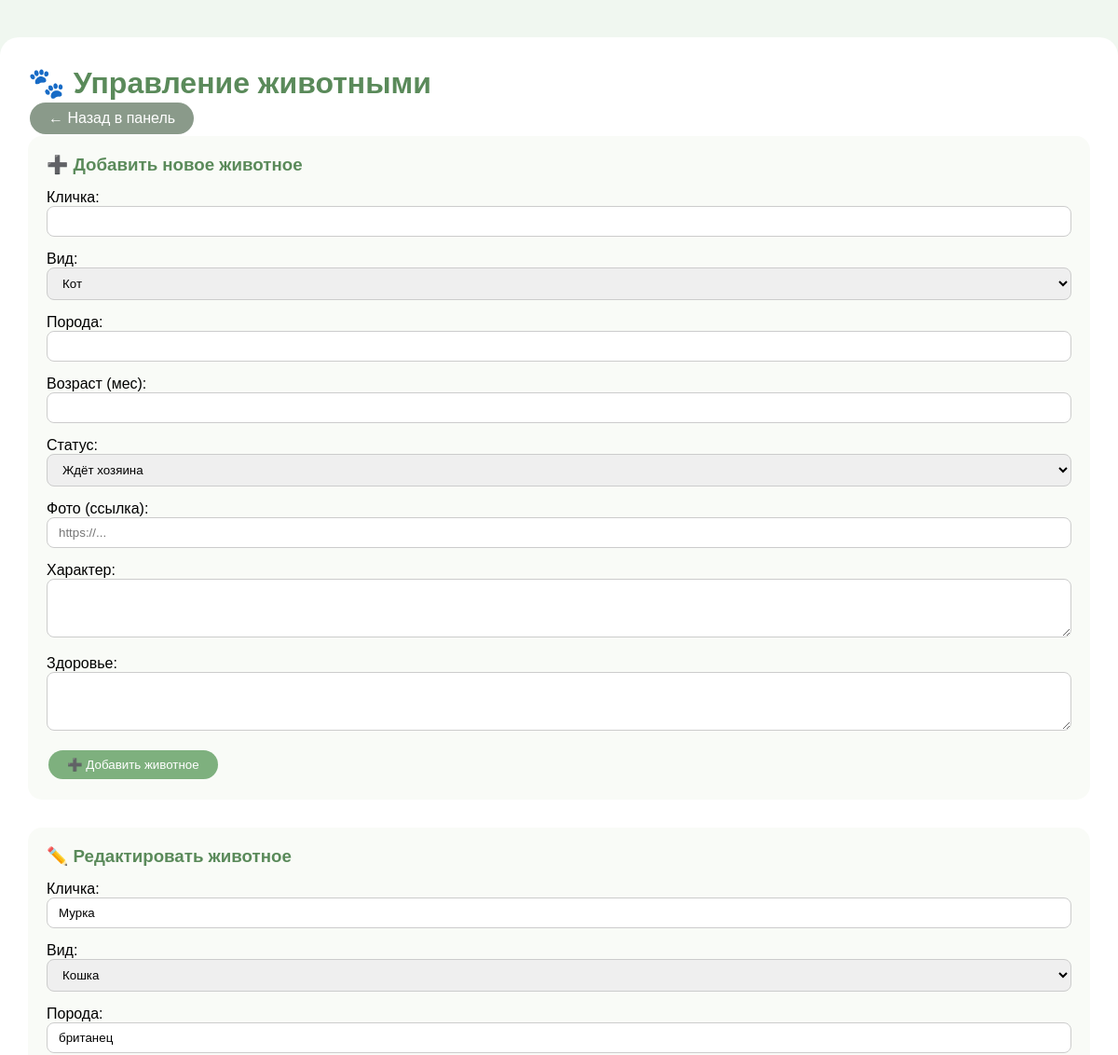
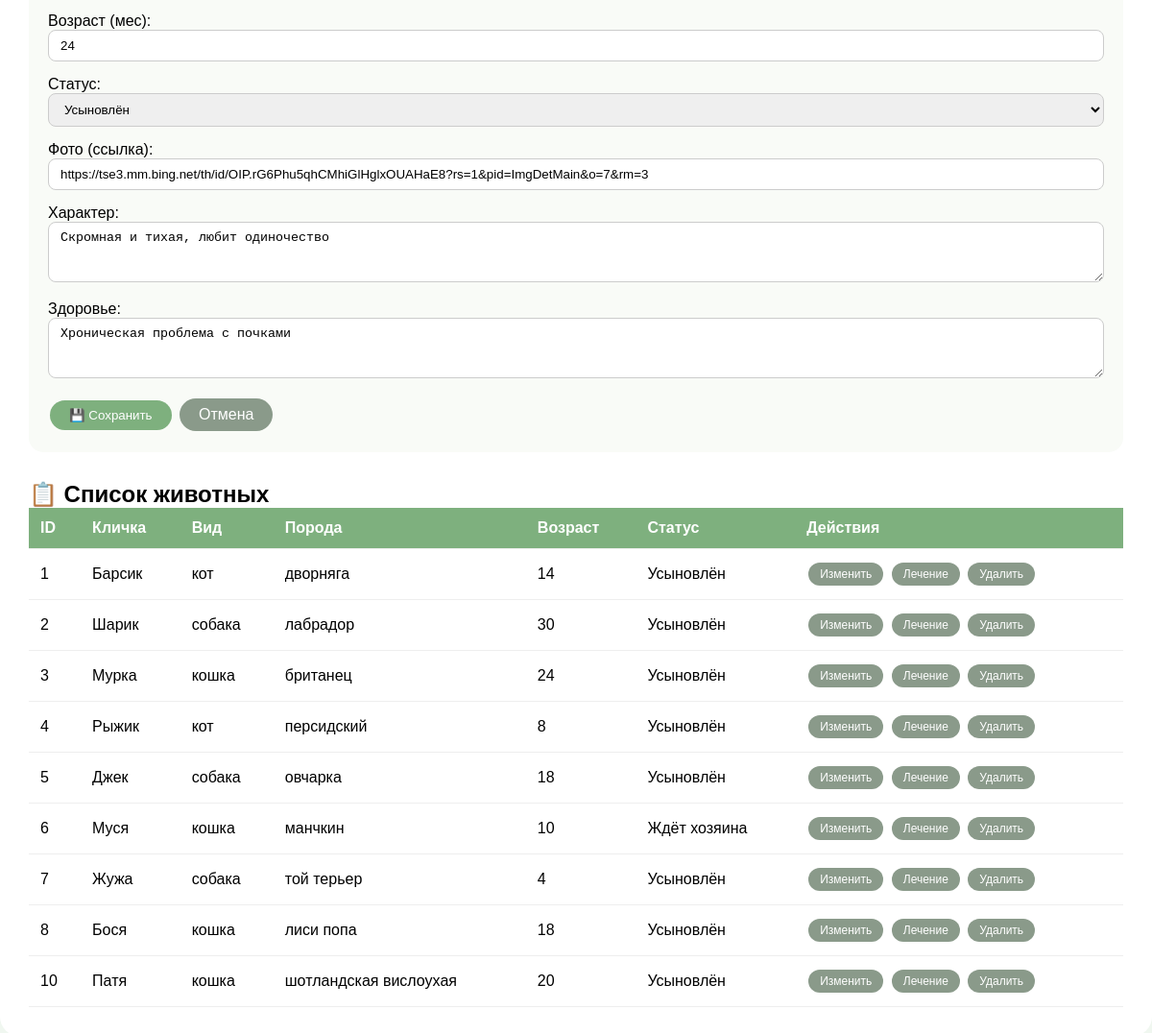
The app's page /admin/animals_edit.php?edit=3 (signed in) with its own data (2 pictures, top to bottom).
### tables this page shows
CREATE TABLE `animals` (
  `id` int(11) NOT NULL,
  `name` varchar(50) NOT NULL,
  `species` varchar(30) NOT NULL,
  `breed` varchar(50) DEFAULT NULL,
  `age` int(11) DEFAULT NULL,
  `status` varchar(20) DEFAULT 'waiting',
  `photo_url` varchar(255) DEFAULT NULL
);

CREATE TABLE `animal_details` (
  `id` int(11) NOT NULL,
  `animal_id` int(11) NOT NULL,
  `character_desc` text,
  `health_desc` text,
  `story` text,
  `text` varchar(1000) NOT NULL,
  `treatment_text` text
);

### model/models.php (called while the page is built, shortened)
<?php
function selectAnimals($pdo)
{
    $sql = "SELECT * FROM animals";
    $stmt = $pdo->prepare($sql);
    $stmt->execute();
    return $stmt->fetchAll();
}
function detailsAnimal($pdo, $id)
{
    $sql = "SELECT * FROM animal_details WHERE animal_id = :id";
    $stmt = $pdo->prepare($sql);
    $stmt->execute([':id' => $id]);
    return $stmt->fetch();
}
function getAnimalById($pdo, $id)
{
    $sql = "SELECT * FROM animals WHERE id = :id";
    $stmt = $pdo->prepare($sql);
    $stmt->execute([':id' => $id]);
    return $stmt->fetch();
}
?>

### admin/animals_edit.php (the view, shortened to what this page needs)
<?php
require_once '../model/models.php';
$animals = selectAnimals($pdo);
$edit = getAnimalById($pdo, $_GET['edit']);
$edit_details = detailsAnimal($pdo, $edit['id']);
?>
<!doctype html>
<html lang="ru">
<head>
    <link rel="stylesheet" href="../css/main.css">
</head>
<body style="background: #f0f7f0;">
<div class="container">
    <h1 style="color: #5a8a5a;">🐾 Управление животными</h1>
    <a href="admin_panel.php" class="btn btn-gray">← Назад в панель</a>
    <div class="form-section">
        <h3>➕ Добавить новое животное</h3>
        <form method="POST">
            <div class="form-group">
                <label>Кличка:</label>
                <input type="text" name="name" required>
            </div>
            <div class="form-group">
                <label>Вид:</label>
                <select name="species">
                    <option value="кот">Кот</option>
                </select>
            </div>
            <div class="form-group">
                <label>Порода:</label>
                <input type="text" name="breed">
            </div>
            <div class="form-group">
                <label>Возраст (мес):</label>
                <input type="number" name="age">
            </div>
            <div class="form-group">
                <label>Статус:</label>
                <select name="status">
                    <option value="waiting">Ждёт хозяина</option>
                </select>
            </div>
            <div class="form-group">
                <label>Фото (ссылка):</label>
                <input type="text" name="photo_url" placeholder="https://...">
            </div>
            <div class="form-group">
                <label>Характер:</label>
                <textarea name="character_desc" rows="3" style="width:100%;"></textarea>
            </div>
            <div class="form-group">
                <label>Здоровье:</label>
                <textarea name="health_desc" rows="3" style="width:100%;"></textarea>
            </div>
            <button type="submit" name="add" class="btn">➕ Добавить животное</button>
        </form>
    </div>
    <?php if ($edit): ?>
        <div class="form-section">
            <h3>✏️ Редактировать животное</h3>
            <form method="POST">
                <div class="form-group">
                    <label>Кличка:</label>
                    <input type="text" name="name" value="<?= htmlspecialchars($edit['name']) ?>" required>
                </div>
                <div class="form-group">
                    <label>Вид:</label>
                    <select name="species">
                        <option value="кошка" <?= $edit['species'] == 'кошка' ? 'selected' : '' ?>>Кошка</option>
                    </select>
                </div>
                <div class="form-group">
                    <label>Порода:</label>
                    <input type="text" name="breed" value="<?= htmlspecialchars($edit['breed']) ?>">
                </div>
                <div class="form-group">
                    <label>Возраст (мес):</label>
                    <input type="number" name="age" value="<?= $edit['age'] ?>">
                </div>
                <div class="form-group">
                    <label>Статус:</label>
                    <select name="status">
                        <option value="adopted" <?= $edit['status'] == 'adopted' ? 'selected' : '' ?>>Усыновлён</option>
                    </select>
                </div>
                <div class="form-group">
                    <label>Фото (ссылка):</label>
                    <input type="text" name="photo_url" value="<?= htmlspecialchars($edit['photo_url']) ?>">
                </div>
                <div class="form-group">
                    <label>Характер:</label>
                    <textarea name="character_desc" rows="3" style="width:100%;"><?= htmlspecialchars($edit_details['character_desc'] ?? '') ?></textarea>
                </div>
                <div class="form-group">
                    <label>Здоровье:</label>
                    <textarea name="health_desc" rows="3" style="width:100%;"><?= htmlspecialchars($edit_details['health_desc'] ?? '') ?></textarea>
                </div>
                <button type="submit" name="edit" class="btn">💾 Сохранить</button>
                <a href="animals_edit.php" class="btn btn-gray">Отмена</a>
            </form>
        </div>
    <?php endif; ?>
    <h2>📋 Список животных</h2>
    <div style="overflow-x: auto;">
        <table style="width: 100%;">
            <thead>
            <tr><th>ID</th><th>Кличка</th><th>Вид</th><th>Порода</th><th>Возраст</th><th>Статус</th><th>Действия</th></tr>
            </thead>
            <tbody>
            <?php foreach ($animals as $animal): ?>
                <tr>
                    <td><?= $animal['id'] ?></td>
                    <td><?= htmlspecialchars($animal['name']) ?></td>
                    <td><?= $animal['species'] ?></td>
                    <td><?= $animal['breed'] ?></td>
                    <td><?= $animal['age'] ?></td>
                    <td>
                        <?php
                        $status_ru = [
                            'waiting' => 'Ждёт хозяина',
                            'adopted' => 'Усыновлён',
                            'treatment' => 'На лечении'
                        ][$animal['status']] ?? $animal['status'];
                        echo $status_ru;
                        ?>
                    </td>
                    <td>
                        <a href="animals_edit.php?edit=<?= $animal['id'] ?>" class="btn btn-gray btn-small">Изменить</a>
                        <a href="animals_edit.php?treatment=<?= $animal['id'] ?>" class="btn btn-gray btn-small">Лечение</a>
                        <a href="animals_edit.php?delete=<?= $animal['id'] ?>" class="btn btn-gray btn-small" onclick="return confirm('Удалить?')">Удалить</a>
                    </td>
                </tr>
            <?php endforeach; ?>
            </tbody>
        </table>
    </div>
</div>
</body>
</html>

### css/main.css (style rules this page uses)
* { margin: 0; padding: 0; box-sizing: border-box; }
body { font-family: Arial, sans-serif; background: #f0f7f0; }
.btn { display: inline-block; background: #2e7d32; color: white; padding: 10px 25px; border-radius: 30px; text-decoration: none; margin-top: 15px; }

### admin/animals_edit.php (style rules this page uses)
.container { max-width: 1200px; margin: 40px auto; background: white; padding: 30px; border-radius: 20px; }
table { width: 100%; border-collapse: collapse; }
th, td { padding: 12px; text-align: left; border-bottom: 1px solid #eee; }
th { background: #7eb07e; color: white; }
input, select, textarea { padding: 8px 12px; border-radius: 8px; border: 1px solid #ccc; width: 100%; }
.btn { background: #7eb07e; color: white; padding: 8px 20px; border-radius: 25px; text-decoration: none; display: inline-block; margin: 2px; border: none; cursor: pointer; }
.btn-gray { background: #8a9a8a; }
.btn-small { padding: 5px 12px; font-size: 12px; }
.form-group { margin-bottom: 15px; }
.form-section { background: #f9fbf7; padding: 20px; border-radius: 15px; margin-bottom: 30px; }
.form-section h3 { color: #5a8a5a; margin-bottom: 15px; }

### records on screen
animals: name "Мурка", species "Кошка", breed "британец", age "24", status "Усыновлён", photo_url "https://tse3.mm.bing.net/th/id/OIP.rG6Phu5qhCMhiGlHglxOUAHaE8?rs=1&pid=ImgDetMain&o=7&rm=3", id "3", species "кошка"
animal_details: character_desc "Скромная и тихая, любит одиночество", health_desc "Хроническая проблема с почками"
animals: id "1", name "Барсик", species "кот", breed "дворняга", age "14", status "Усыновлён"
animals: id "2", name "Шарик", species "собака", breed "лабрадор", age "30", status "Усыновлён"
animals: id "4", name "Рыжик", species "кот", breed "персидский", age "8", status "Усыновлён"
animals: id "5", name "Джек", species "собака", breed "овчарка", age "18", status "Усыновлён"
animals: id "6", name "Муся", species "кошка", breed "манчкин", age "10", status "Ждёт хозяина"
animals: id "7", name "Жужа", species "собака", breed "той терьер", age "4", status "Усыновлён"
animals: id "8", name "Бося", species "кошка", breed "лиси попа", age "18", status "Усыновлён"
animals: id "10", name "Патя", species "кошка", breed "шотландская вислоухая", age "20", status "Усыновлён"
